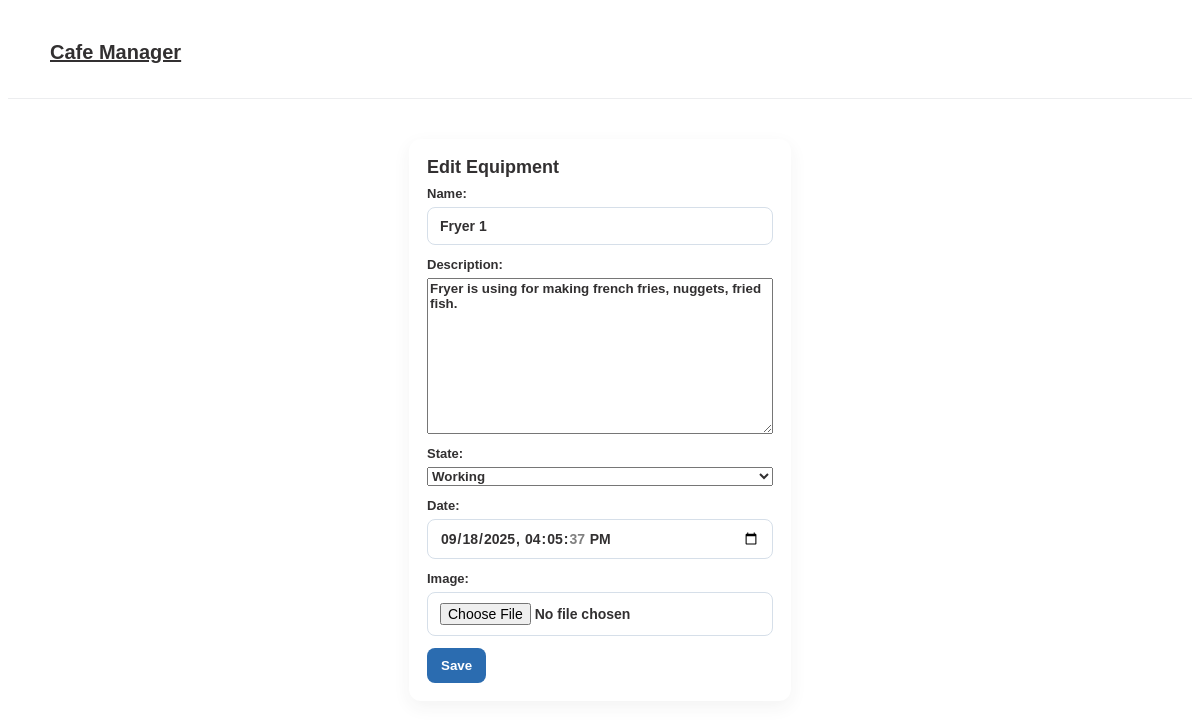
The app's page /cafe/equipment/1/edit/ (signed in), older data.
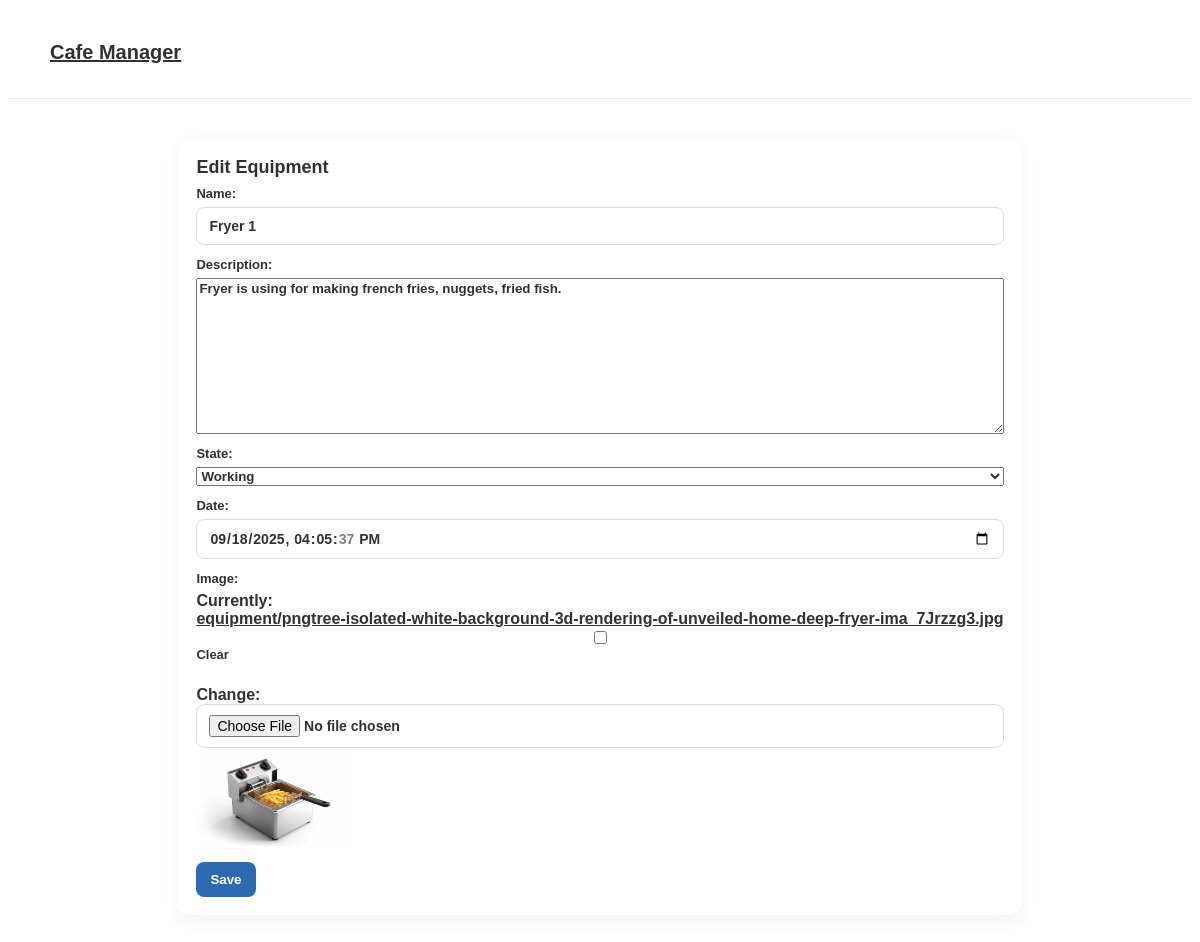
The same page, newer data.
### Cafe/models.py (models this page shows, shortened)
class Equipment(models.Model):
    name = models.CharField(max_length=255)
    description = models.TextField()
    state = models.ForeignKey(State, on_delete=models.CASCADE)
    date = models.DateTimeField()
    owner = models.ForeignKey(settings.AUTH_USER_MODEL, on_delete=models.SET_NULL, null=True, blank=True, related_name='equipment')
    responsible_user = models.ForeignKey(settings.AUTH_USER_MODEL, on_delete=models.SET_NULL, null=True, blank=True, related_name='responsible_for')
    last_modified_by = models.ForeignKey(settings.AUTH_USER_MODEL, on_delete=models.SET_NULL, null=True, blank=True, related_name='equipment_modified')
    last_modified_date = models.DateTimeField(auto_now=True)
    image = models.ImageField(upload_to='equipment/', null=True, blank=True)

### Cafe/views.py (the view)
# urls.py: path('equipment/<int:pk>/edit/', views.equipment_edit, name='equipment-edit'),
@login_required
def equipment_edit(request, pk):
    eq = Equipment.objects.get(pk=pk)
    if request.method == 'POST':
        form = EquipmentForm(request.POST, request.FILES, instance=eq)
        if form.is_valid():
            e = form.save(commit=False)
            e.last_modified_by = request.user
            e.save()
            return redirect('home')
    else:
        form = EquipmentForm(instance=eq)
    return render(request, 'equipment_form.html', {'form': form, 'action': 'Edit Equipment'})

### Cafe/views.py
class EquipmentForm(forms.ModelForm):
    class Meta:
        model = Equipment
        fields = ['name', 'description', 'state', 'date', 'image']
        widgets = {
            'date': forms.DateTimeInput(attrs={'type': 'datetime-local'})
        }

### Cafe/models.py (called while the page is built)
    def __str__(self):
        return self.name

### Cafe/templates/equipment_form.html (shortened to what this page needs)
{% load static %}
<!doctype html>
<html>
<head>
  <link rel="stylesheet" href="{% static 'css/style.css' %}?v=3">
</head>
<body>
  <header class="site-header"><div class="container header-inner"><h1 class="logo"><a href="/cafe/">Cafe Manager</a></h1></div></header>
  <main class="container auth-container">
    <section class="panel">
      <h2 class="panel-title">{{ action }}</h2>
      <form method="post" enctype="multipart/form-data">
        <div class="form-field">
          {{ form.name.label_tag }}
          {{ form.name }}
        </div>
        <div class="form-field">
          {{ form.description.label_tag }}
          {{ form.description }}
        </div>
        <div class="form-field">
          {{ form.state.label_tag }}
          {{ form.state }}
        </div>
        <div class="form-field">
          {{ form.date.label_tag }}
          {{ form.date }}
        </div>
        <div class="form-field">
          {{ form.image.label_tag }}
          {{ form.image }}
          {% if form.instance.image %}
            <div style="margin-top:8px;"><img src="{{ form.instance.image.url }}" alt="preview" style="max-width:160px; border-radius:6px;"/></div>
          {% endif %}
        </div>
        <div class="form-actions">
          <button class="btn btn-primary" type="submit">Save</button>
        </div>
      </form>
    </section>
  </main>
</body>
</html>

Row changes from the older to the newer data that the page shows:
changed Equipment "Fryer 1": instance.image: picture added
Text that changed along with them:
form field image: (not shown) → "☐"
text now shown: "Currently: equipment/pngtree-isolated-white-background-3d-rendering-of-unveiled-home-deep-fryer-ima_7Jrzzg3.jpg Clear Change:"
